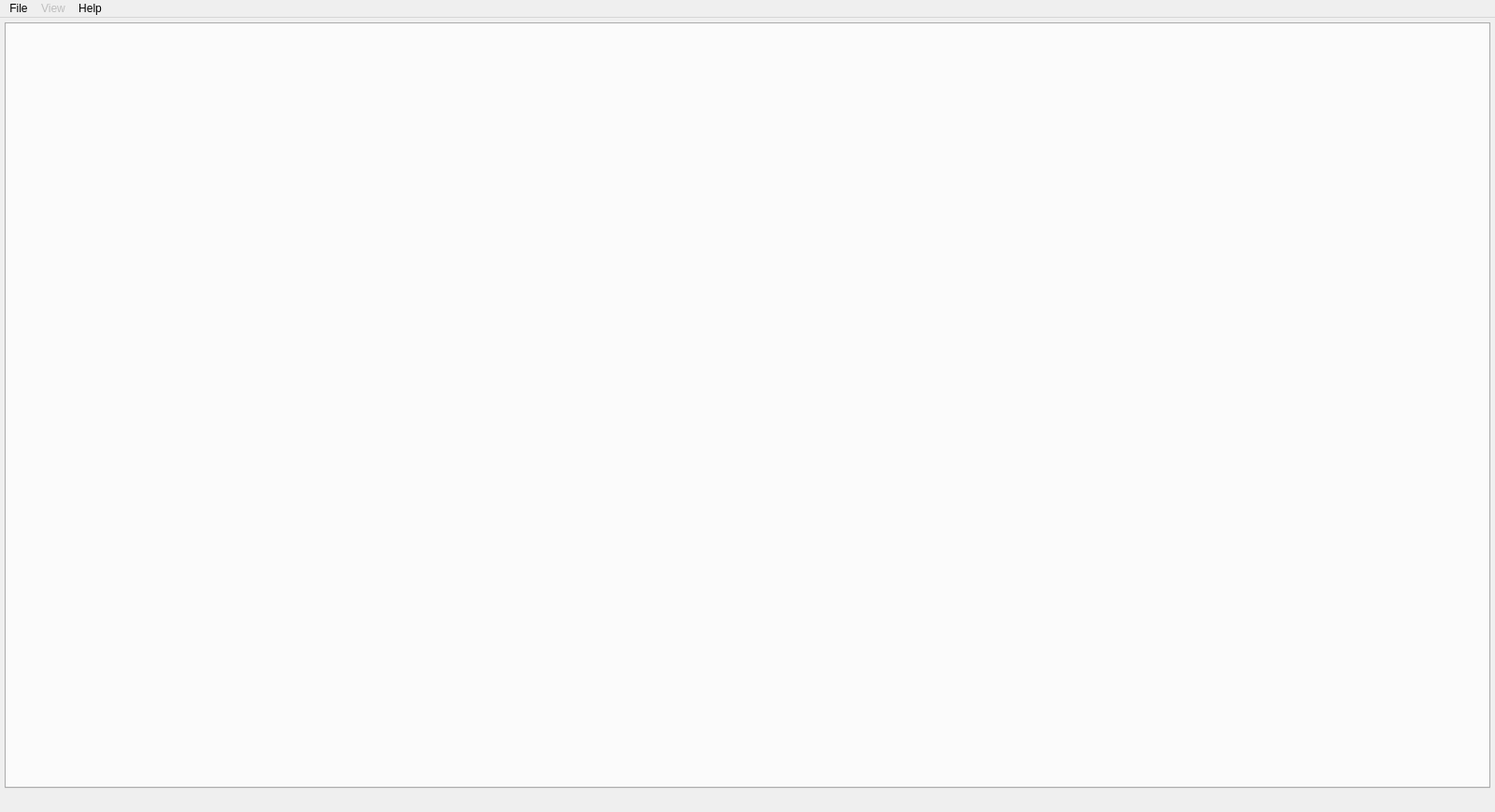
<?xml version="1.0" encoding="UTF-8"?>
<ui version="4.0">
 <class>MainWindow</class>
 <widget class="QMainWindow" name="MainWindow">
  <property name="geometry">
   <rect>
    <x>0</x>
    <y>0</y>
    <width>1600</width>
    <height>869</height>
   </rect>
  </property>
  <property name="windowTitle">
   <string>MainWindow</string>
  </property>
  <property name="tabShape">
   <enum>QTabWidget::Rounded</enum>
  </property>
  <widget class="QWidget" name="centralWidget">
   <property name="minimumSize">
    <size>
     <width>1600</width>
     <height>847</height>
    </size>
   </property>
   <property name="maximumSize">
    <size>
     <width>1600</width>
     <height>879</height>
    </size>
   </property>
   <layout class="QVBoxLayout" name="verticalLayout">
    <property name="sizeConstraint">
     <enum>QLayout::SetMaximumSize</enum>
    </property>
    <property name="leftMargin">
     <number>5</number>
    </property>
    <property name="topMargin">
     <number>5</number>
    </property>
    <property name="rightMargin">
     <number>5</number>
    </property>
    <property name="bottomMargin">
     <number>5</number>
    </property>
    <item>
     <widget class="QTabWidget" name="tabWidget">
      <property name="enabled">
       <bool>true</bool>
      </property>
      <property name="minimumSize">
       <size>
        <width>127</width>
        <height>6</height>
       </size>
      </property>
      <property name="maximumSize">
       <size>
        <width>16777215</width>
        <height>16777215</height>
       </size>
      </property>
      <property name="tabShape">
       <enum>QTabWidget::Rounded</enum>
      </property>
      <property name="currentIndex">
       <number>-1</number>
      </property>
      <property name="elideMode">
       <enum>Qt::ElideNone</enum>
      </property>
      <property name="usesScrollButtons">
       <bool>true</bool>
      </property>
      <property name="documentMode">
       <bool>false</bool>
      </property>
      <property name="tabsClosable">
       <bool>true</bool>
      </property>
     </widget>
    </item>
    <item>
     <layout class="QHBoxLayout" name="horizontalLayout">
      <property name="spacing">
       <number>0</number>
      </property>
      <item>
       <widget class="QLabel" name="labelCurrentArchive">
        <property name="minimumSize">
         <size>
          <width>0</width>
          <height>13</height>
         </size>
        </property>
        <property name="maximumSize">
         <size>
          <width>620</width>
          <height>13</height>
         </size>
        </property>
        <property name="text">
         <string/>
        </property>
       </widget>
      </item>
      <item>
       <widget class="QLabel" name="labelCurrentItem">
        <property name="text">
         <string/>
        </property>
       </widget>
      </item>
     </layout>
    </item>
   </layout>
  </widget>
  <widget class="QMenuBar" name="menuBar">
   <property name="geometry">
    <rect>
     <x>0</x>
     <y>0</y>
     <width>1600</width>
     <height>22</height>
    </rect>
   </property>
   <widget class="QMenu" name="menuFile">
    <property name="title">
     <string>File</string>
    </property>
    <addaction name="actionOpen_MGF_file"/>
    <addaction name="actionClose_all_MGF_files"/>
   </widget>
   <widget class="QMenu" name="menuView">
    <property name="enabled">
     <bool>false</bool>
    </property>
    <property name="title">
     <string>View</string>
    </property>
    <addaction name="actionFiles"/>
   </widget>
   <widget class="QMenu" name="menuAbout">
    <property name="title">
     <string>Help</string>
    </property>
    <addaction name="actionAbout"/>
   </widget>
   <addaction name="menuFile"/>
   <addaction name="menuView"/>
   <addaction name="menuAbout"/>
  </widget>
  <action name="actionOpen_MGF_file">
   <property name="text">
    <string>Open MGF file...</string>
   </property>
  </action>
  <action name="actionClose_all_MGF_files">
   <property name="text">
    <string>Close all MGF files</string>
   </property>
  </action>
  <action name="actionTextures">
   <property name="enabled">
    <bool>false</bool>
   </property>
   <property name="text">
    <string>Textures...</string>
   </property>
  </action>
  <action name="actionAbout">
   <property name="text">
    <string>About Qt...</string>
   </property>
  </action>
  <action name="actionFiles">
   <property name="text">
    <string>Files...</string>
   </property>
  </action>
 </widget>
 <layoutdefault spacing="6" margin="11"/>
 <resources/>
 <connections/>
</ui>
